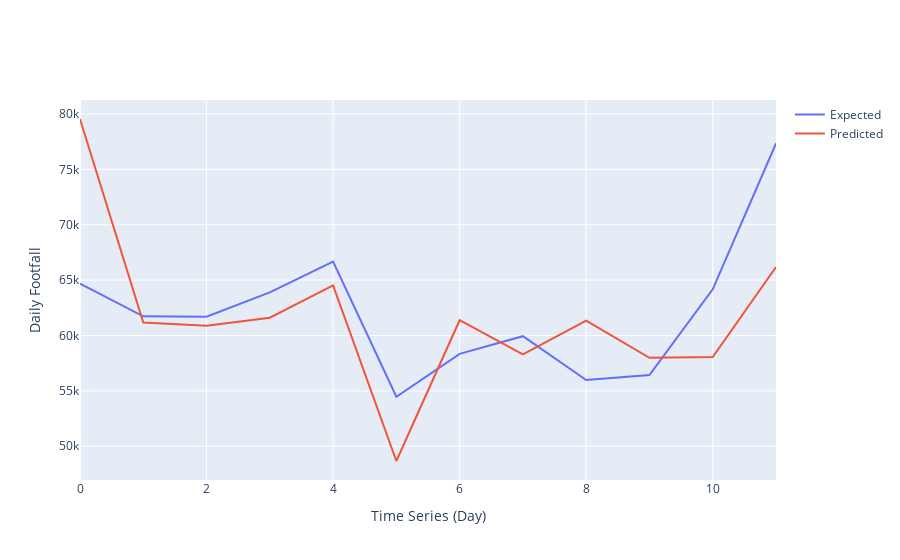

The notebook cell saved with this chart:
### Markdown cell above
### Random Forest Models for Footfall

The following code blocks generate two Random Forest Models.

The first is trained on all available data up to the most recent (currently April 2021).  It includes lockdown specific conditions and other explanatory variables such as lagged outcomes, weather and time series specific inputs such as day of the week or month of the year. This could quantify how important lockdown variables were in explaining the changes in footfall that occur during periods of lockdown.

The second model is trained just on data up to the beginning of lockdown and ignore the conditions, given that it would be predicting 'business as usual'.  Essentially they're pretending the pandemic never happened so only need to consider the elements that were found to be important in previous modelling of footfall data by Molly Asher.

This approach explores several avenues.  First, it covers quantifying the changes and explains general footfall and then cover making predictions.  It would be useful to have the model with lockdown variables available for future prediction if they turn out to have good explanatory power compared with the usual predictors.

#### Model #1 - Explanation of lockdown variable strength when considering changes in footfall during pandemic period.

To create the models, data is processed as follows:

- Data is transformed into a supervised learning problem, with various time lags created using pandas.shift().  These lags become X input variables, with the original counts becoming a y output.  Each row in the dataset contains however many time shifts you've calculated as X inputs, plus any additional variables you'd like to provide explanatory power
- Creation of lockdown predictors to represent the different parts of society that were closed during lockdowns since March 2020. They cover things such as non-essential retail, hospitality, entertainment, sport/leisure, weddings, education and maximum group sizes.  These are a mix of label encoded and dummy variables.  Some of these might be subject to change depending on model performance
- Creation of Date predictors, time series specific input variables such as day of week, month of year or even whether the day is a weekend or not
- Creation of Holiday predictors that represent whether the day falls on a bank or school holiday
- Creation of Weather predictors that consist of mean daily temperature, total daily rainfall and mean daily wind speed
- Removal of missing values
- Arrange columns so that the observed y variable is the last in the dataframe.  This is required for walk-forward validation later on

This is undertaken for each model, with some changes that will be discussed in the relevant markdown section.

#### Walk Forward Validation

The walk-forward validation method iterates through a test set explicitly specified as being towards the end of the data sequence using the explanatory variables generated to predict values, comparing against expected and providing an MAE.  Once all the parameters have been set and model finalised, then variable importance can be extracted and predictions on out of sample data can be made.

<b>Please note that this method is relatively computationally expensive</b> as it loops through each row and retrains the model to include additional footfall values.  Only run if you want to see the outputs.  It is not required to see the results of the actual model.

### Code cell
#set number of time lagged variables
n_in = 1
# transform the time series data into supervised learning and add additional explanatory variables
processed_data = (daily_footfall
				  .pipe(start_pipeline)
				  .pipe(series_to_supervised,n_in=n_in)
				  .pipe(create_lockdown_predictors)
				  .pipe(create_date_predictors)
				  .pipe(create_holiday_predictors)
				  .pipe(create_weather_predictors)
				  .pipe(drop_na)
                  .pipe(arrange_cols,n_in=n_in))

cols_to_scale = ['mean_temp', 'wind_speed', 'rain', 'hosp_indoor', 'hosp_outdoor', 'hotels', 'ent_indoor', 'ent_outdoor',
				 'weddings', 'self_acc', 'sport_lei_indoor', 'sport_lei_outdoor', 'non_ess_retail', 'prim_sch',
				 'sec_sch', 'uni_campus', 'outdoor_grp_public', 'outdoor_grp_private', 'indoor_grp', 'eat_out']

#variables to count how many days fall after 23rd March 2020
lockdown_days = len(processed_data.loc[processed_data.index >= "2020-03-23"])
#variable to count how many days fall after 1st January 2021
model1_test_days = len(processed_data.loc[processed_data.index >= "2021-01-01"])

#evaluate model using walk forward validation.  The default days are set at 12 for now.  To set a custom number, please change n_test.  To use all days after 1st January 2021 please set n_test to model1_test_days.  NOTE THIS WILL TAKE A LONG TIME TO VALIDATE.
mae, y, yhat = walk_forward_validation(processed_data, 12, cols_to_scale, n_in)
print('Validation has finished.  The MAE is: %.3f' % mae)

validation_plot(y,yhat).show()

validation_plot(y,yhat).write_image("../images/Model1Validation.png")

### Figure 1 — Plotly figure (JSON) as saved in the notebook; plotly's stock layout.template omitted (floating-point values rounded to 4 significant figures)
{"data": [{"hovertemplate": "%{y}", "mode": "lines", "name": "Expected", "type": "scatter", "x": [0, 1, 2, 3, 4, 5, 6, 7, 8, 9, 10, 11], "y": [64670.0, 61730.0, 61700.0, 63900.0, 66680.0, 54470.0, 58340.0, 59940.0, 55980.0, 56430.0, 64160.0, 77340.0]}, {"hovertemplate": "%{y}", "mode": "lines", "name": "Predicted", "type": "scatter", "x": [0, 1, 2, 3, 4, 5, 6, 7, 8, 9, 10, 11], "y": [79540.0, 61160.0, 60870.0, 61600.0, 64520.0, 48670.0, 61380.0, 58300.0, 61330.0, 57990.0, 58060.0, 66170.0]}], "layout": {"xaxis": {"anchor": "y", "domain": [0.0, 1.0], "title": {"text": "Time Series (Day)"}}, "yaxis": {"anchor": "x", "domain": [0.0, 1.0], "title": {"text": "Daily Footfall"}}}}
